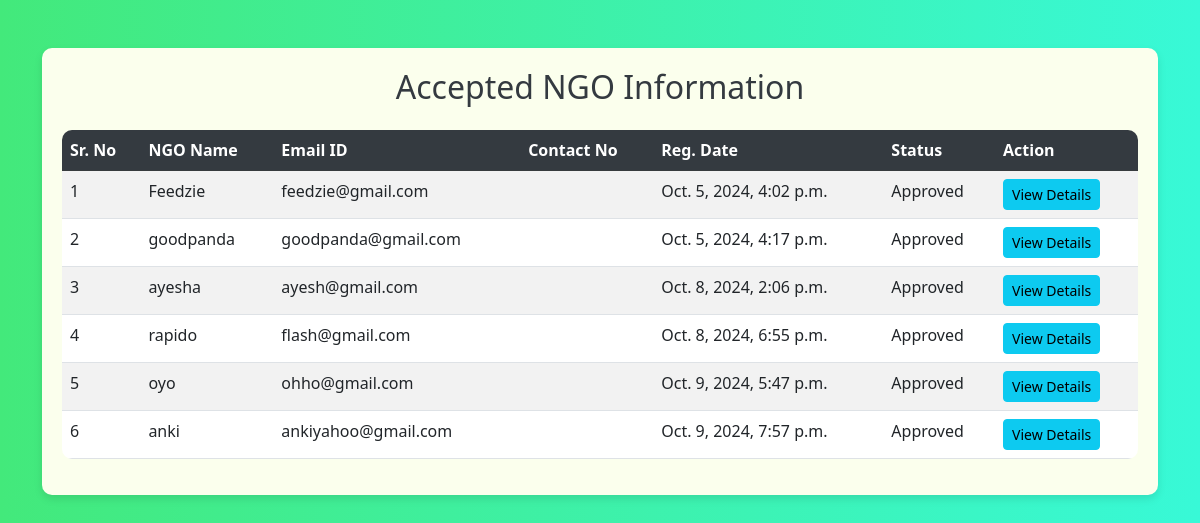
Screenshot of /accepted_ngo (signed in) with the database file from the repository.
### donation/models.py (models this page shows, shortened)
class NGO(models.Model):
    user = models.ForeignKey(User,on_delete=models.CASCADE)
    contact = models.CharField(null=True, max_length=10)
    address = models.CharField(null=True, max_length=300)
    userpic = models.FileField(null=True)
    idpic = models.FileField(null=True)
    aboutme = models.CharField(null=True, max_length=300)
    status = models.CharField(max_length=20, choices=[('Pending', 'Pending'), ('Approved', 'Approved'), ('Rejected', 'Rejected')], default='Pending')
    regdate = models.DateTimeField(auto_now_add=True)
    adminremark = models.CharField(null=True, max_length=300)
    updationdate = models.DateField(null=True)
    city = models.ForeignKey(City, on_delete=models.CASCADE, null=False)
    category = models.ManyToManyField(Category, related_name='ngos')

### donation/views.py (the view)
# urls.py: path("accepted_ngo",accepted_ngo,name="accepted_ngo"),
def accepted_ngo(request):
    if not request.user.is_authenticated:
        return redirect('admin_login')
    ngo = NGO.objects.filter(status="Approved")
    return render(request,'accepted_ngo.html',locals())

### donation/templates/accepted_ngo.html (shortened to what this page needs)
<!DOCTYPE html>
<html lang="en">
<head>
    <link href="https://cdn.jsdelivr.net/npm/bootstrap@5.3.0-alpha3/dist/css/bootstrap.min.css" rel="stylesheet">
</head>
<body>
<div class="container mt-5">
    <div class="table-container">
        <h2 class="mb-4"> Accepted NGO Information</h2>
        <table class="table table-striped table-hover">
            <thead class="table-dark">
                <tr>
                    <th scope="col">Sr. No</th>
                    <th scope="col">NGO Name</th>
                    <th scope="col">Email ID</th>
                    <th scope="col">Contact No</th>
                    <th scope="col">Reg. Date</th>
                    <th scope="col">Status</th>
                    <th scope="col">Action</th>
                </tr>
            </thead>
            <tbody>
                {% for i in ngo %}
                <tr>
                    <td>{{ forloop.counter }}</td>
                    <td>{{ i.user.first_name }}</td>
                    <td>{{ i.user.username }}</td>
                    <td>{{ i.contact_no }}</td>
                    <td>{{ i.regdate }}</td>
                    <td>{{ i.status }}</td>
                    <td>
                        <a href="{% url 'view_ngodetail' i.id %}" class="btn btn-info btn-sm">View Details</a>
                    </td>
                </tr>
                {% empty %}
                <tr>
                    <td colspan="7" class="text-center">No NGOs found</td>
                </tr>
                {% endfor %}
            </tbody>
        </table>
    </div>
</div>
</body>
</html>

### donation/templates/accepted_ngo.html (style rules this page uses)
body { background-image: linear-gradient(to right, #43e97b 0%, #38f9d7 100%); }
.table-container { background-color: rgb(251, 255, 237); padding: 20px; border-radius: 10px; box-shadow: 0 4px 8px rgba(0, 0, 0, 0.1); }
.table { border-radius: 10px; overflow: hidden; }
.table th { background-color: #343a40; color: white; }
h2 { text-align: center; color: #343a40; }

### rows the page displays
NGO: user.first_name "Feedzie", user.username "feedzie@gmail.com", regdate "Oct. 5, 2024, 4:02 p.m.", status "Approved"
NGO: user.first_name "goodpanda", user.username "goodpanda@gmail.com", regdate "Oct. 5, 2024, 4:17 p.m.", status "Approved"
NGO: user.first_name "ayesha", user.username "ayesh@gmail.com", regdate "Oct. 8, 2024, 2:06 p.m.", status "Approved"
NGO: user.first_name "rapido", user.username "flash@gmail.com", regdate "Oct. 8, 2024, 6:55 p.m.", status "Approved"
NGO: user.first_name "oyo", user.username "ohho@gmail.com", regdate "Oct. 9, 2024, 5:47 p.m.", status "Approved"
NGO: user.first_name "anki", user.username "ankiyahoo@gmail.com", regdate "Oct. 9, 2024, 7:57 p.m.", status "Approved"
